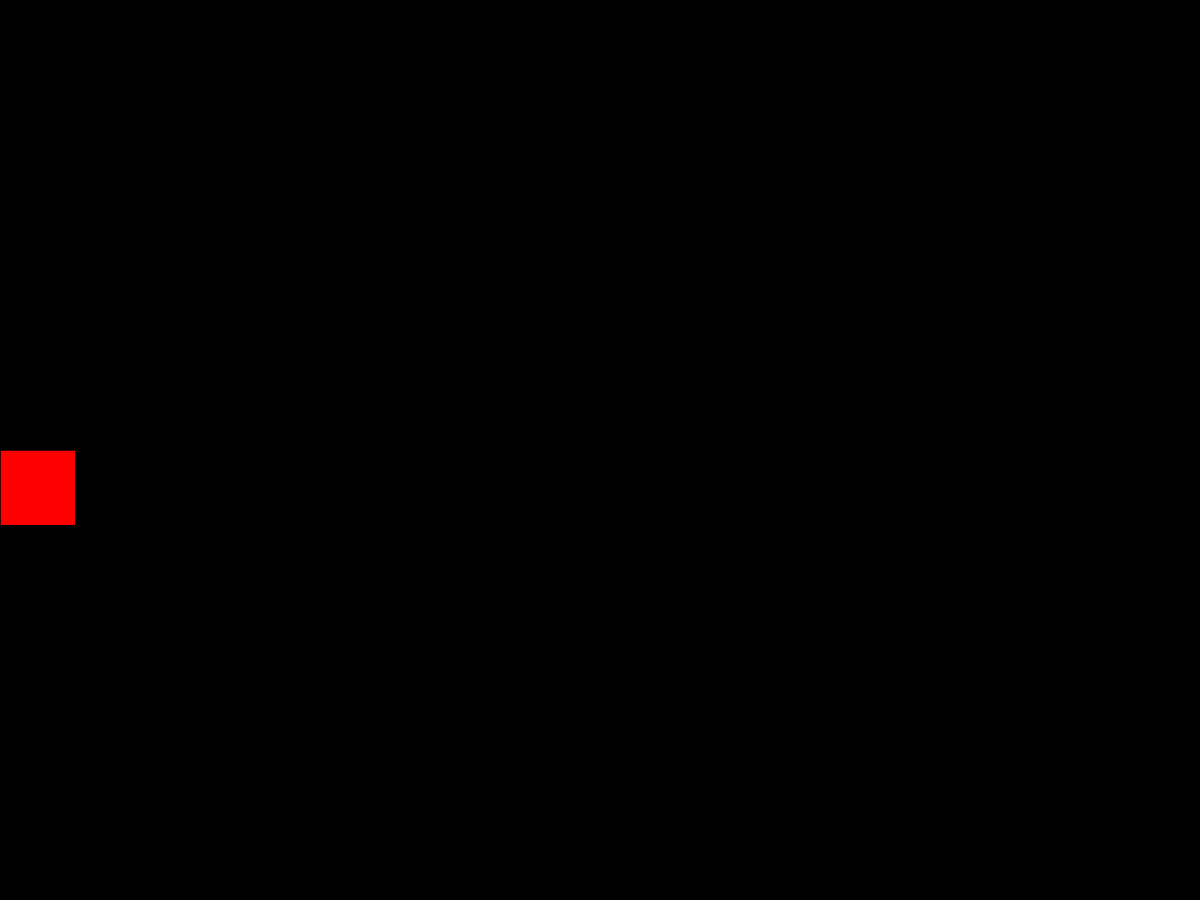
Frame 1 (no input)
Frame 60 (the mouse pressed at the canvas centre just before this capture): identical to frame 1, image omitted
Frame 120 (the mouse held since frame 60 and released just before this capture): identical to frame 1, image omitted

The Processing sketch that drew this single still picture (run headless with seeded random() and noise(); from frame 60 on, the mouse is pressed at the canvas centre):

// Processing sketch: Maze_gen
// ── Maze_gen.pde
int cs=100;
ArrayList<PVector> log=new ArrayList<PVector>();
int pos=0;
int x;
int y;
boolean fast=false;
boolean og[][];
boolean grid[][];
boolean finished=true;
void setup() {
  fullScreen();
  grid=new boolean[width/cs][height/cs];
  og=new boolean[width/cs][height/cs];
  for(int x=0; x<width/cs; x++) {
    for(int y=0; y<height/cs; y++) {
      grid[x][y]=false;
      og[x][y]=false;
    }  
  }
  x=0;
  y=height/cs/2;
  background(0);
}

void draw() {
  for(int i=0; i<1; i++) {
    if(!finished) {
      next();
    }
  }
  for(int xx=0; xx<width/cs; xx++) {
    for(int yy=0; yy<height/cs; yy++) {
      if(fast) {
        if(grid[xx][yy]!=og[xx][yy]) {
          if(grid[xx][yy]) {
            fill(255);  
          }
          else {
            fill(0);
          }
          rect(xx*cs,yy*cs,cs,cs);
        } 
      }
      else {
        if(grid[xx][yy]) {
          fill(255);  
        }
        else {
          fill(0);
        }
        if(xx==x && yy==y) {  
          fill(255,0,0);
        }
        rect(xx*cs,yy*cs,cs,cs);
      }
    }
  }  
}

void next() {
  int x1=x-2;
  int x2=x+2;
  int y1=y-2;
  int y2=y+2;
  ArrayList<PVector> temp = new ArrayList<PVector>();
  if(y-2>=0) {
    if(!grid[x][y1]) {
      temp.add(new PVector(x,y1));    
    }
    else if(round(random(0,100))==0) {
      temp.add(new PVector(x,y1));   
    }
  }
  if(y+2<height/cs) {
    if(!grid[x][y2]) {
      temp.add(new PVector(x,y2));    
    }
    else if(round(random(0,100))==0) {
      temp.add(new PVector(x,y2));   
    }
  }
  if(x-2>=0) {
    if(!grid[x1][y]) {
      temp.add(new PVector(x1,y)); 
    }
    else if(round(random(0,100))==0) {
      temp.add(new PVector(x1,y));   
    }
  }
  if(x+2<width/cs) {
    if(!grid[x2][y]) {
      temp.add(new PVector(x2,y)); 
    }
    else if(round(random(0,100))==0) {
      temp.add(new PVector(x2,y));   
    }
  }
  
  pos=0;
  
  while(temp.size()==0) {
    pos+=1;
    if(pos>=log.size()-1) {
      finished=true;  
      temp.add(new PVector(x,y));
    }
    println(pos);
    x=round(log.get(log.size()-pos).x);
    y=round(log.get(log.size()-pos).y);
    x1=x-2;
    x2=x+2;
    y1=y-2;
    y2=y+2;
    if(y-2>=0) {
      if(!grid[x][y1]) {
        temp.add(new PVector(x,y1));    
      }
    }
    if(y+2<height/cs) {
      if(!grid[x][y2]) {
        temp.add(new PVector(x,y2));    
      }
    }
    if(x-2>=0) {
      if(!grid[x1][y]) {
        temp.add(new PVector(x1,y));    
      }
    }
    if(x+2<width/cs) {
      if(!grid[x2][y]) {
        temp.add(new PVector(x2,y)); 
      }
    }
  }
 
  if(!finished) {
    int rand=round(random(0,temp.size()-1));
    og[x][y]=grid[x][y];
    grid[x][y]=true;
    log.add(new PVector(x,y));
    if(x>round(temp.get(rand).x)) {
      og[x-1][y]=grid[x-1][y];
      grid[x-1][y]=true;    
    }
    if(x<round(temp.get(rand).x)) {
      og[x+1][y]=grid[x+1][y];
      grid[x+1][y]=true;   
    }
    if(y>round(temp.get(rand).y)) {
      og[x][y-1]=grid[x][y-1];
      grid[x][y-1]=true;    
    }
    if(y<round(temp.get(rand).y)) {
      og[x][y+1]=grid[x][y+1];
      grid[x][y+1]=true;   
    }
    og[round(temp.get(rand).x)][round(temp.get(rand).y)]=grid[round(temp.get(rand).x)][round(temp.get(rand).y)];
    grid[round(temp.get(rand).x)][round(temp.get(rand).y)]=true;
    x=round(temp.get(rand).x);
    y=round(temp.get(rand).y);
  }
}
